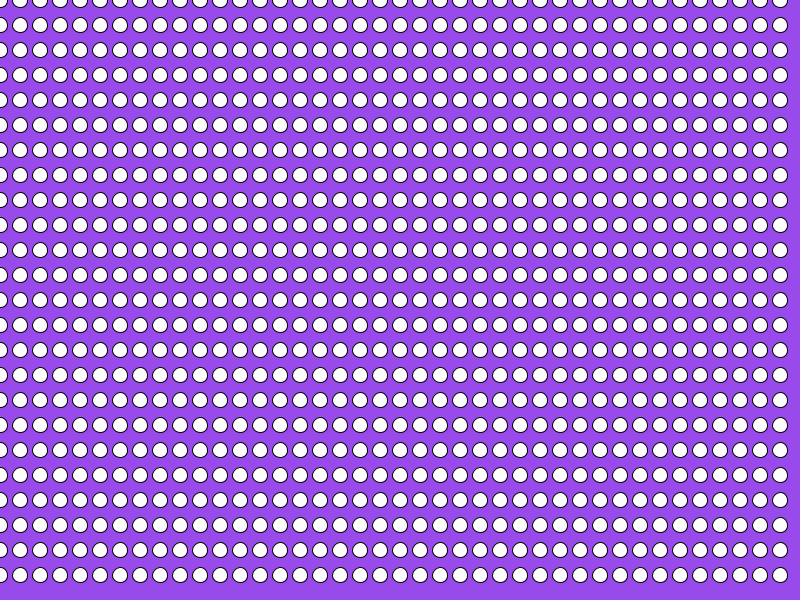
Frame 1 (no input)
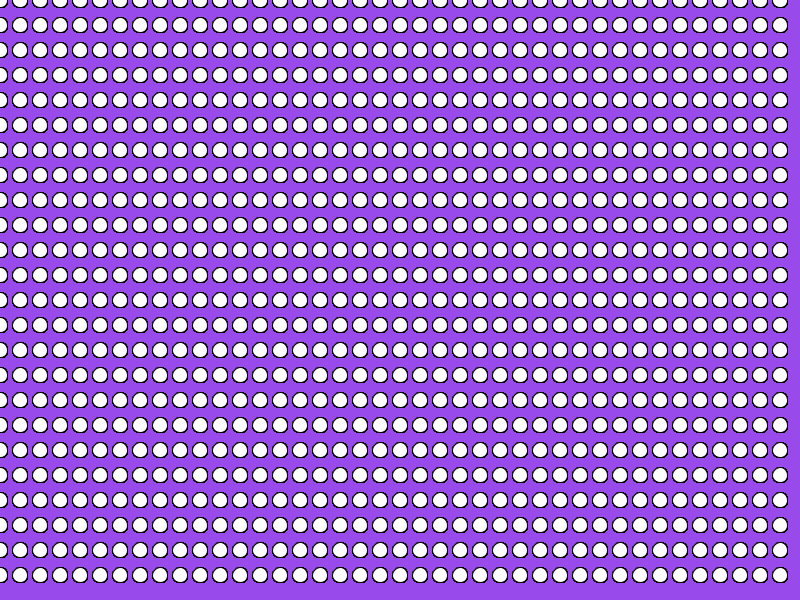
Frame 60 (the mouse pressed at the canvas centre just before this capture)
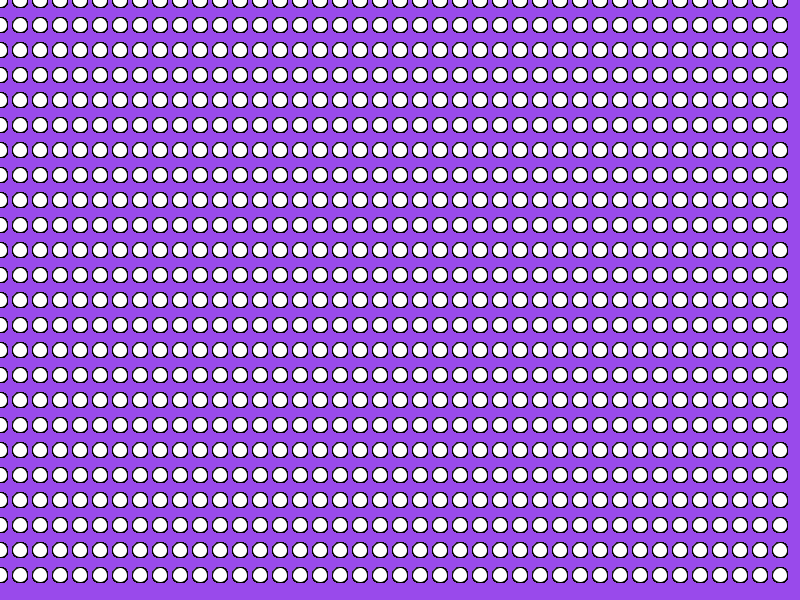
Frame 120 (the mouse held since frame 60 and released just before this capture)

The Processing sketch that drew these frames (run headless with seeded random() and noise(); from frame 60 on, the mouse is pressed at the canvas centre):

// Processing sketch: cirlce_grid
// ── cirlce_grid.pde


void setup() {
  size(800,600);
  noCursor();
  background(153,74,235);
}

void draw() {
  for (int x=0; x<width; x+=20)
    for(int y=0; y<height; y+=25)
      ellipse (x,y,15,15);
  
}
